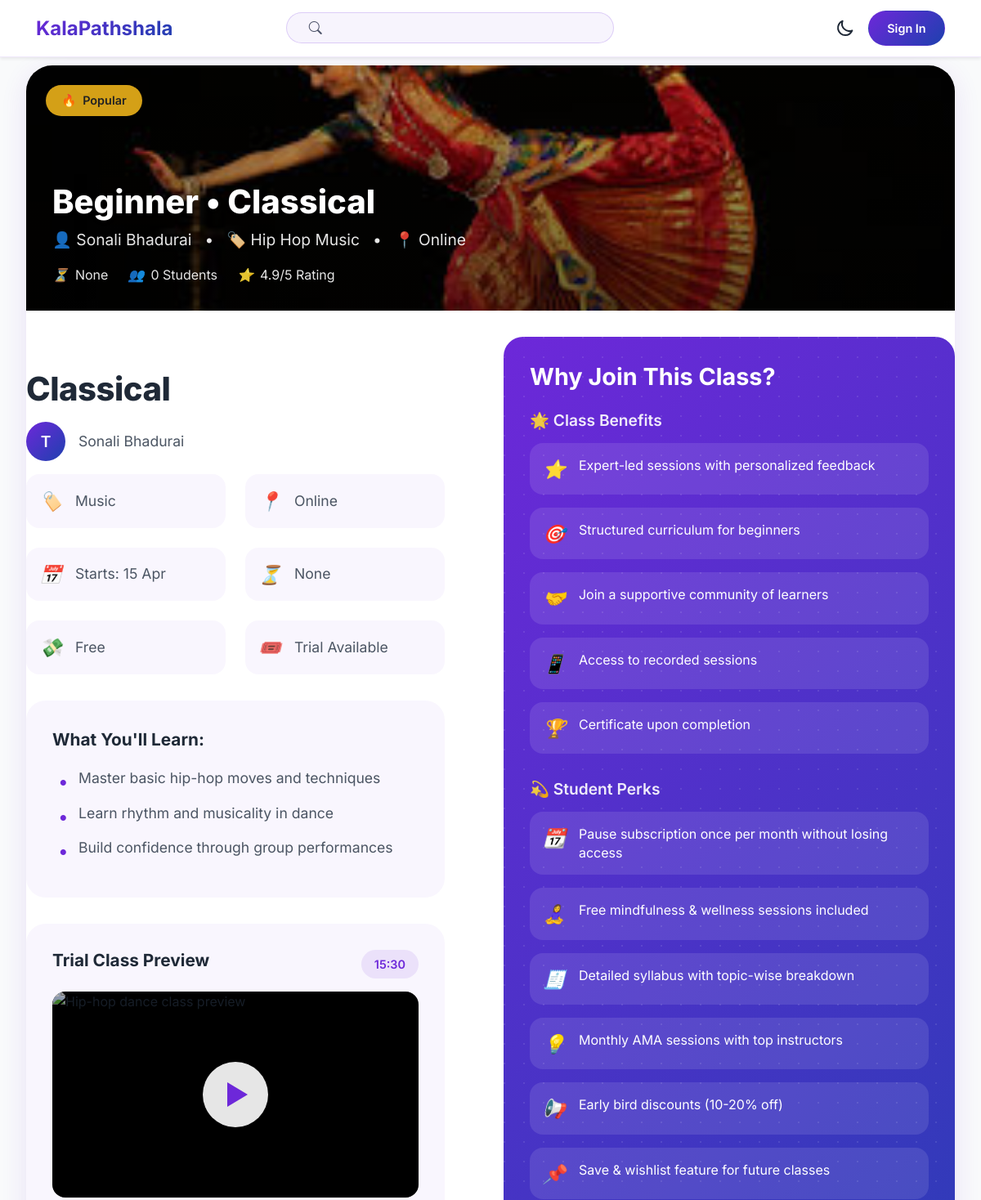
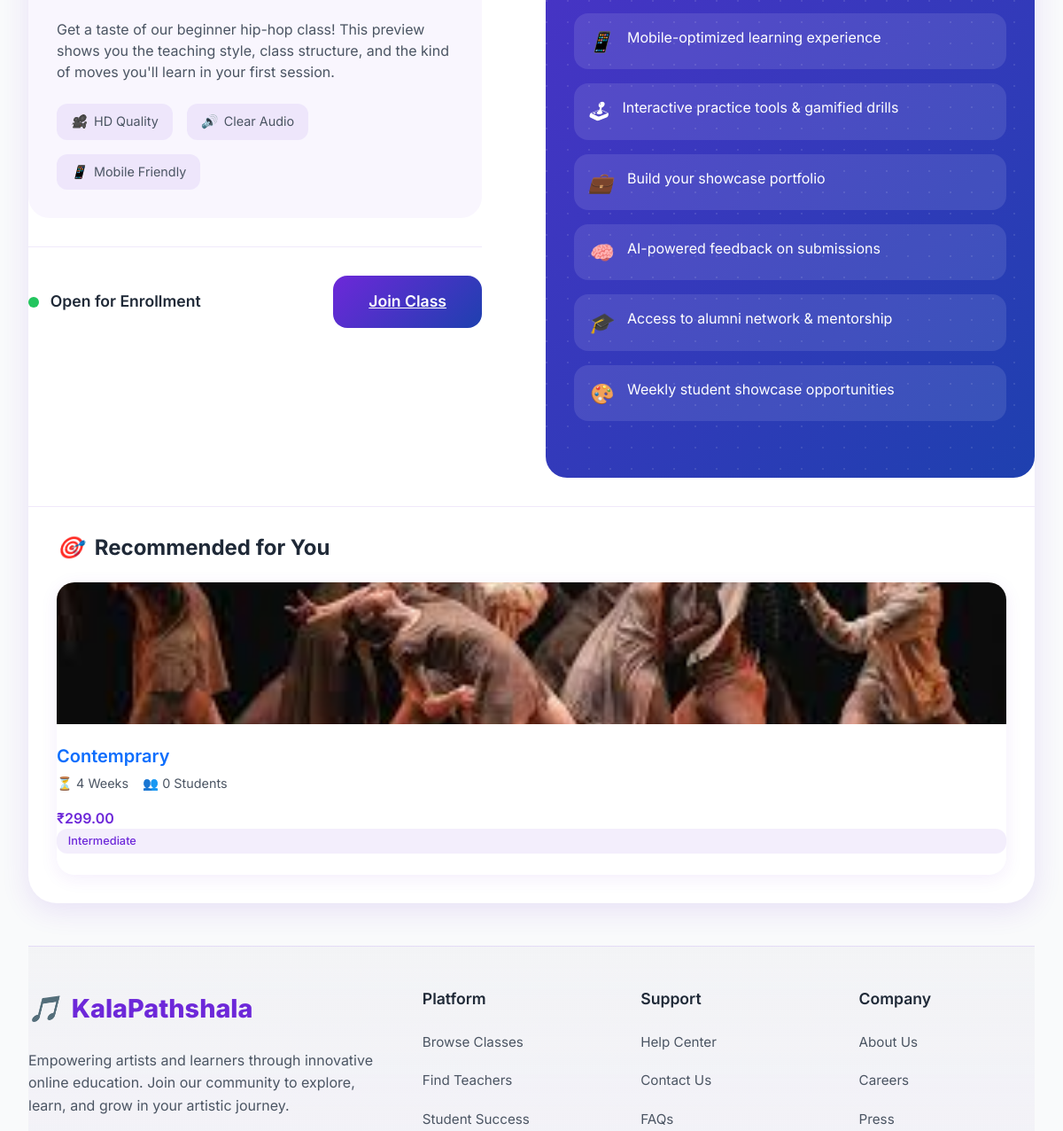
The app's page /courses/classical/ (upper part), older data (2 pictures, top to bottom).
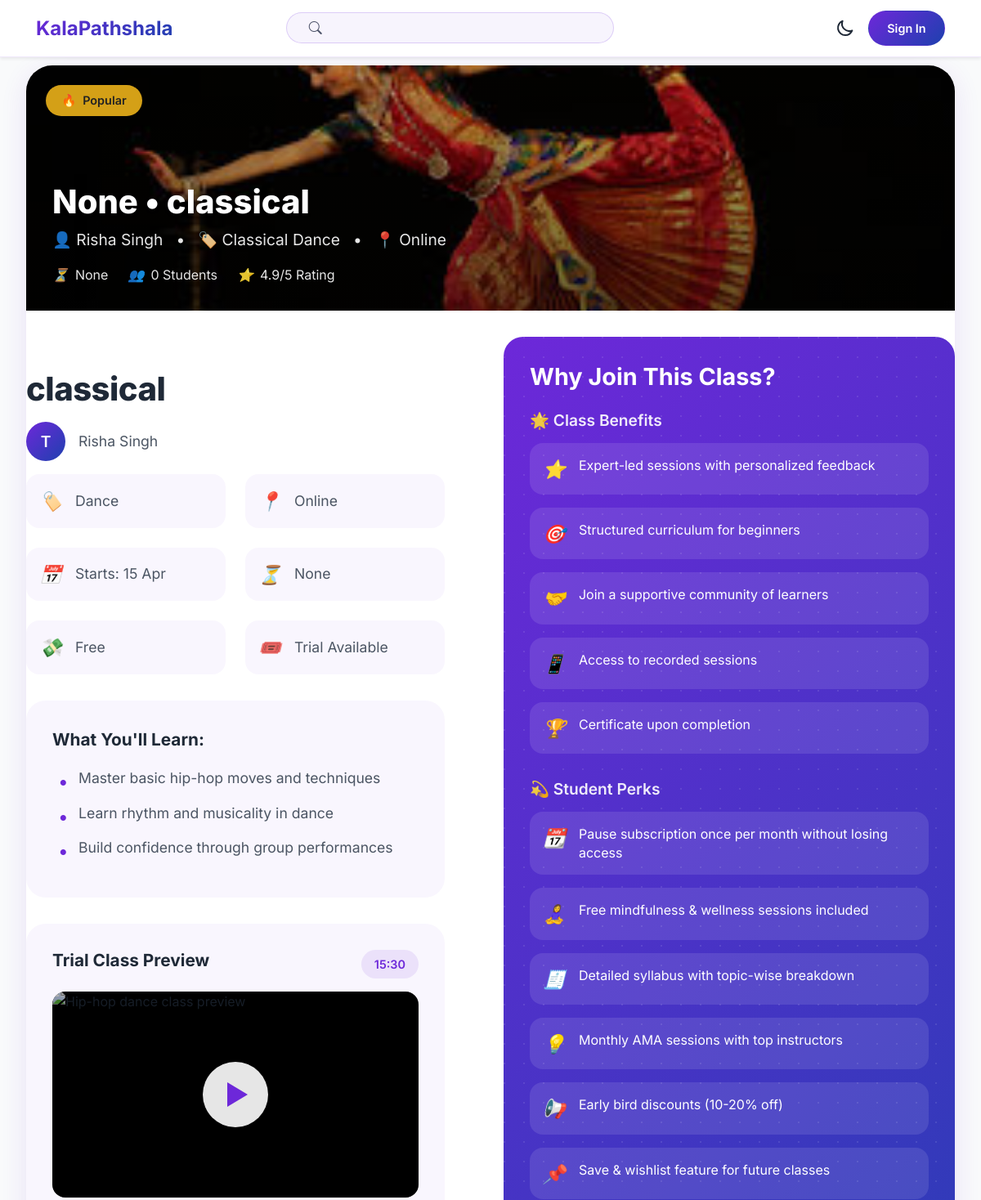
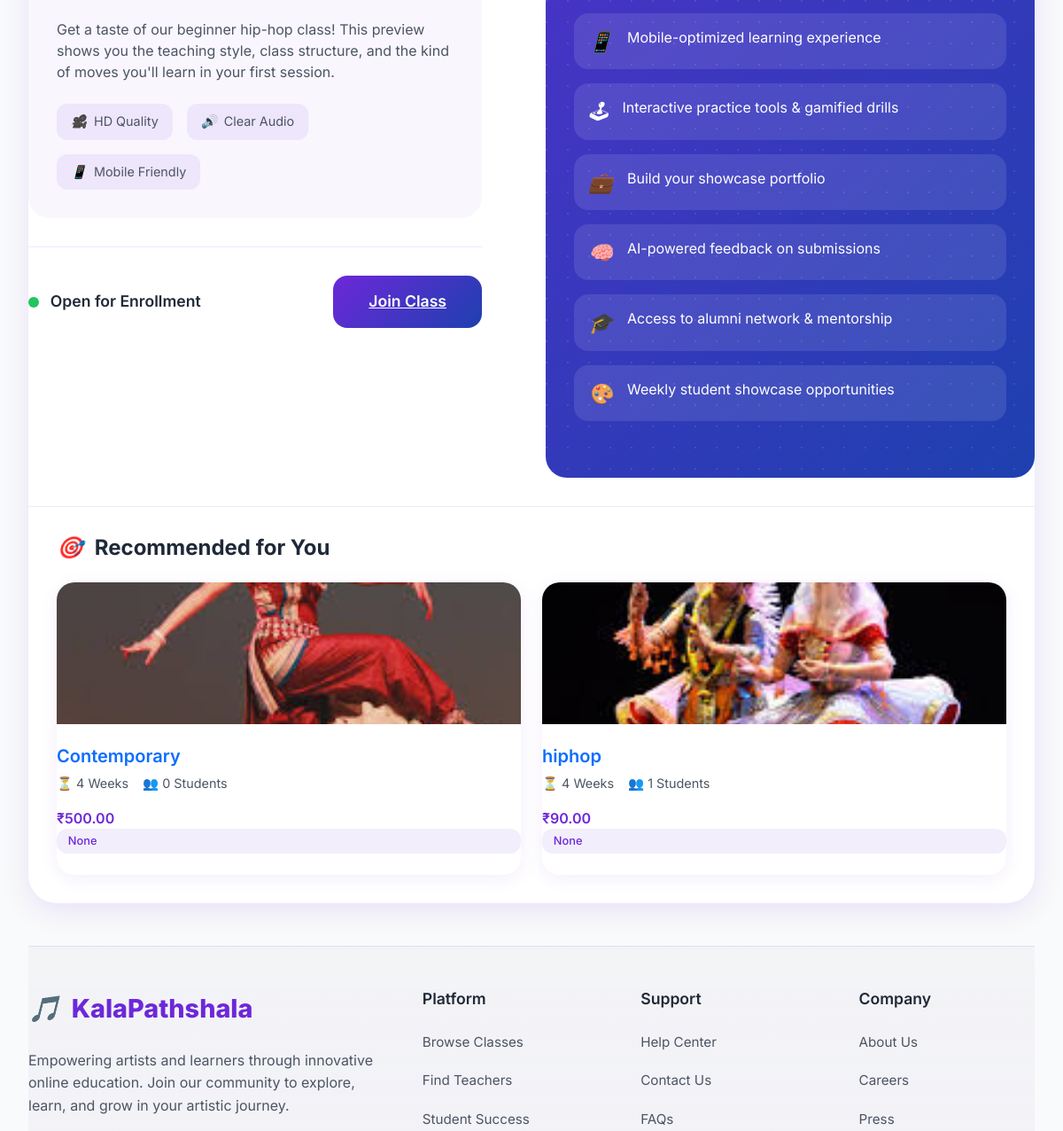
The same page, newer data (2 pictures, top to bottom).
### course/models.py (models this page shows, shortened)
class Course(models.Model):
    level_choice = (('Beginner','Beginner'),('Intermediate','Intermediate'),('Advance','Advance'))
    teacher = models.ForeignKey('account.Teacher', on_delete=models.CASCADE, related_name='courses')
    title = models.CharField(max_length=100)
    slug = models.SlugField(unique=True, null=True, blank=True)
    uid = models.UUIDField(default=uuid.uuid4, editable=False, unique=True)
    description = models.TextField()
    image = models.ImageField(upload_to='courses/')
    category = models.ForeignKey(CourseCategory, on_delete=models.CASCADE, related_name='courses')
    subcategory = models.ForeignKey(CourseSubCategory, on_delete=models.CASCADE, default='Beginner',related_name='courses')
    level = models.CharField(max_length=20, choices=level_choice, null=True, blank=True)
    duration = models.CharField(max_length=30, null=True, blank=True)
    price = models.DecimalField(max_digits=10, decimal_places=2, default=0.00)
    discount_price = models.DecimalField(max_digits=10, decimal_places=2, default=0.00)
    is_active = models.BooleanField(default=True)
    is_free = models.BooleanField(default=False)
    created_at = models.DateTimeField(auto_now_add=True)
    updated_at = models.DateTimeField(auto_now=True)

class CourseSubCategory(models.Model):
    uid = models.UUIDField(default=uuid.uuid4, editable=False, unique=True)
    category = models.ForeignKey(CourseCategory, on_delete=models.CASCADE, related_name='subcategories')
    name = models.CharField(max_length=100)
    slug = models.SlugField(unique=True, null=True, blank=True)
    description = models.TextField(null=True, blank=True)
    image = models.ImageField(upload_to='course_subcategories/', null=True, blank=True)
    created_at = models.DateTimeField(auto_now_add=True)
    updated_at = models.DateTimeField(auto_now=True)

class CourseCategory(models.Model):
    uid = models.UUIDField(default=uuid.uuid4, editable=False, unique=True)
    name = models.CharField(max_length=100)
    image = models.ImageField(upload_to='course_categories/')
    slug = models.SlugField(unique=True, null=True, blank=True)
    description = models.TextField(null=True, blank=True)
    created_at = models.DateTimeField(auto_now_add=True)
    updated_at = models.DateTimeField(auto_now=True)

class Enrollment(models.Model):
    uid = models.UUIDField(default=uuid.uuid4, editable=False, unique=True)
    student = models.ForeignKey('account.Student', on_delete=models.CASCADE, related_name='enrollments')
    course = models.ForeignKey(Course, on_delete=models.CASCADE, related_name='enrollments')
    enrolled_at = models.DateTimeField(auto_now_add=True)

### account/models.py (models this page shows, shortened)
class Teacher(models.Model):
    uid = models.UUIDField(default=uuid.uuid4, editable=False)
    user = models.OneToOneField(User, on_delete=models.CASCADE, related_name='teacher')
    full_name = models.CharField(max_length=100)
    bio = models.TextField(null=True, blank=True)
    image = models.ImageField(upload_to='teachers/', null=True, blank=True)
    phone = models.CharField(max_length=15, null=True, blank=True)
    adhaar_number = models.CharField(max_length=12, null=True, blank=True)
    category = models.ForeignKey(CourseCategory, on_delete=models.SET_NULL, null=True,blank=True)
    subcategory = models.ForeignKey(CourseSubCategory, on_delete=models.SET_NULL, null=True,blank=True)
    website = models.URLField(null=True, blank=True)
    facebook = models.URLField(null=True, blank=True)
    twitter = models.URLField(null=True, blank=True)
    instagram = models.URLField(null=True, blank=True)
    verified = models.BooleanField(default=False)

### course/views.py (the view)
# urls.py: path('<slug>/',views.course,name='course'),
def course(request, slug):
    cour = get_object_or_404(models.Course, slug=slug)
    recomm = models.Course.objects.filter(category=cour.category).exclude(uid=cour.uid)[:4]
    return render(request,'class-card.html',{'course':cour,'recomms':recomm})

### templates/class-card.html (shortened to what the changed rows need)
{% extends "index.html" %}
{% block content %}
{% load review_tag %}
    <link rel="stylesheet" href="styles.css">
    <div class="class-card mt-5">
        <div class="class-thumbnail">
            <img src="{{course.image.url}}"
                 alt="Hip-hop dance class"
                 class="thumbnail-image">
            <div class="thumbnail-badge">
                <span>🔥</span> Popular
            </div>
            <div class="thumbnail-overlay">
                <h1 class="thumbnail-title">{{course.level}} <span>•</span> {{course.title}}</h1>
                <div class="thumbnail-subtitle">
                    <span>👤 {{course.teacher.full_name}}</span>
                    <span>•</span>
                    <span>🏷️  {{course.subcategory.name}} {{course.category.name}}</span>
                    <span>•</span>
                    <span>📍 Online</span>
                </div>
                <div class="thumbnail-stats">
                    <div class="stat-item">
                        <i>⏳</i>
                        <span>{{ course.duration }}</span>
                    </div>
                    <div class="stat-item">
                        <i>👥</i>
                        <span>{{ course.enrollments.all|length }} Students</span>
                    </div>
                    <div class="stat-item">
                    </div>
                </div>
            </div>
        </div>
        <div class="class-main">
            <div class="class-header">
                <h1 class="class-title"> {{course.title}}</h1>
                <div class="teacher-info">
                    <div class="teacher-avatar">T</div>
                    <span>{{course.teacher.full_name}}</span>
                </div>
            </div>
            <div class="class-details">
                <div class="detail-item">
                    <i>🏷️</i>
                    <span>{{ course.category.name }}</span>
                </div>
                <div class="detail-item">
                    <i>⏳</i>
                    <span>{{course.duration}}</span>
                </div>
            </div>
        </div>
        <div class="class-sidebar">
            <div class="sidebar-content">
                <h2 class="sidebar-title">Why Join This Class?</h2>
            </div>
        </div>
        <div class="recommended-section">
            <h2 class="section-title">
                <i>🎯</i>
                Recommended for You
            </h2>
            <div class="recommended-courses">
                {% for recomm in recomms %}
                <div class="course-card">
                    <img src="{{ recomm.image.url }}"
                         alt="Advanced Hip-Hop"
                         class="course-image">
                    <a style='text-decoration:none;' href='{% url "course" recomm.slug %}' class="course-content">
                        <h3 class="course-title">{{recomm.title}}</h3>
                        <div class="course-info">
                            <span>⏳ {{recomm.duration|default:4}} Weeks</span>
                            <span>👥 {{recomm.enrollments.all|length}} Students</span>
                        </div>
                        <div class="course-price">₹{{recomm.discount_price}}</div>
                        <div class="course-tag">{{recomm.level}}</div>
                    </a>
                </div>
                {% endfor %}
            </div>
        </div>
    </div>
{% endblock content %}

Row changes from the older to the newer data that the page shows:
no longer on this page (row edited): Course: image (picture), level "Beginner", title "Classical", teacher.full_name "Sonali Bhadurai", subcategory.name "Hip Hop", category.name "Music", duration "None", enrollments.all|length "0"
no longer on this page (row edited): Course: image (picture), title "Contemprary", duration "4", enrollments.all|length "0", discount_price "299.00", level "Intermediate"
added Course: image (picture), level "None", title "classical", teacher.full_name "Risha Singh", subcategory.name "Classical", category.name "Dance", duration "None", enrollments.all|length "0"
added Course: image (picture), title "Contemporary", duration "4", enrollments.all|length "0", discount_price "500.00", level "None"
added Course: image (picture), title "hiphop", duration "4", enrollments.all|length "1", discount_price "90.00", level "None"
